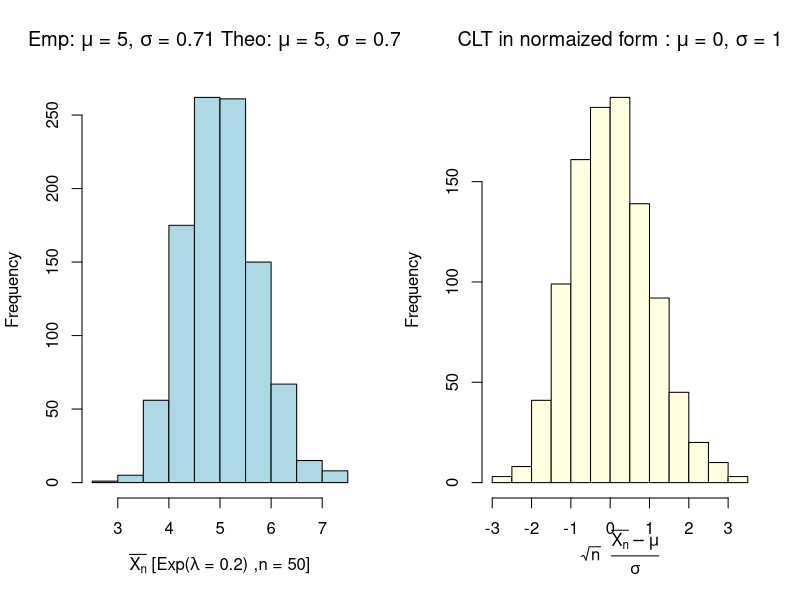

This chart was generated by the following R code:
#
CLT_binom <- function(n, size, prob, sampleSize)
{ 
	x <- rbinom(n, size, prob)

	#in class
 	y <- sqrt(size) * (x/size - prob) / sqrt(prob * (1- prob))
	hist(y , col='light green',
	     main = substitute(paste("Binomial distribution, n = ", v1, ", p = ", v2) , list(v1= size, v2=prob)),
		xlab = expression(paste(sqrt(n), ' ', frac(bar(x[n])-mu, sigma)))
		)
}

# Visualizing CLT using exponential distribution
CLT_exp <- function(repeats, sampleSize, lambda)
{
	par( mfrow=c(1,2))
	clt <- NULL
	set.seed(1648)
	for(i in 1:repeats)
	{
		clt<- c(clt, mean(rexp(sampleSize, lambda)))
	}
	hist(clt , col='light blue',
	     main = substitute(paste("Emp: ", mu , " = ",  v1, ", ", sigma, " = ", v2, " Theo: ", mu, " = ", v3, ", " , sigma, " = ", v4) , 
				     list(v1= round(mean(clt)), v2=round(sd(clt),2), v3=round(1/lambda), v4=round(1/lambda/sqrt(sampleSize), 2))),
	     xlab = substitute(paste(bar(X[n]),  " [Exp(", lambda, " = " , v2, , ") ,n = ", v1, "]" ), list (v1=sampleSize, v2=lambda)))

	#Normalize 
	clt <- sqrt(sampleSize) * (clt - (1/lambda)) / (1/lambda)
	
	hist(clt , col='light yellow',
	     main = substitute(paste("CLT in normaized form : ", mu , " = ",  v1, ", ", sigma, " = ", v2) , 
				     list(v1= round(mean(clt)), v2=round(sd(clt),2))),
	     xlab = expression(paste(sqrt(n), "  ", frac(bar(X[n])-mu, sigma))))


}
	
CLT_exp(1000, 50, 0.2)